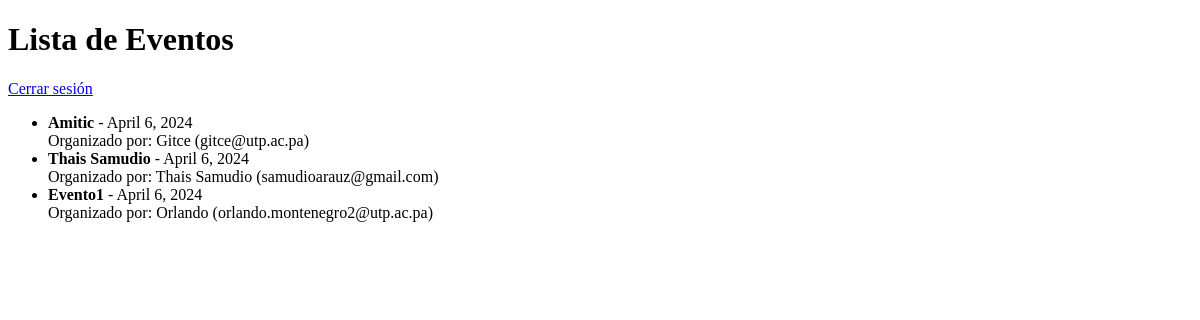
The app's page /eventos/, older data.
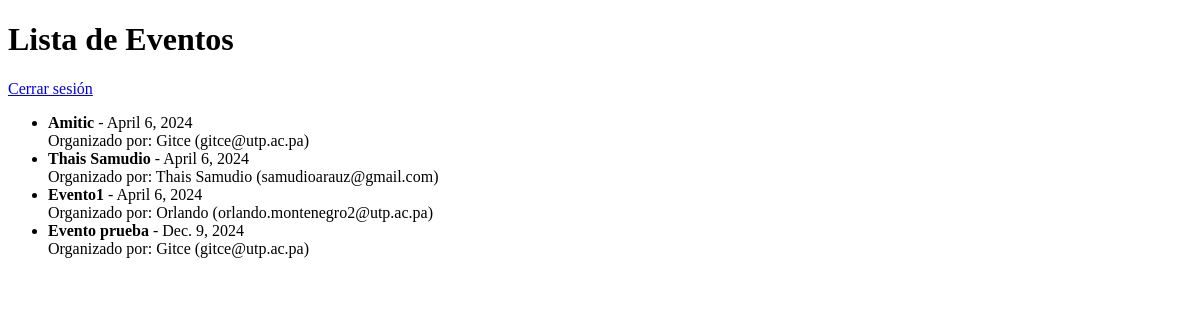
The same page, newer data.
### eventos/models.py (models this page shows, shortened)
class Evento(models.Model):
    titulo = models.CharField(max_length=200)
    descripcion = models.TextField(default = "")
    fecha = models.DateField()
    ubicacion = models.TextField(default="")
    organizador = models.ForeignKey(Organizador, on_delete=models.CASCADE, related_name='eventos')

class Organizador(models.Model):
    nombre = models.CharField(max_length=100)
    email = models.EmailField()

### eventos/views.py (the view)
# urls.py: path("",include("eventos.urls")),
def eventos(request):
    eventos = Evento.objects.all()
    return render(request, 'evento.list.html', {'eventos': eventos})

### eventos/templates/evento.list.html (shortened to what this page needs)
<!DOCTYPE html>
<html>
<head>
</head>
<body>
    <h1>Lista de Eventos</h1>
    <p><a href="{% url 'logout' %}">Cerrar sesión</a></p>
    <ul>
        {% for evento in eventos %}
            <li>
                <strong>{{ evento.titulo }}</strong> - {{ evento.fecha }}<br>
                Organizado por: {{ evento.organizador.nombre }} ({{ evento.organizador.email }})
            </li>
        {% endfor %}
    </ul>
</body>
</html>

Row changes from the older to the newer data that the page shows:
added Evento: titulo "Evento prueba", fecha "Dec. 9, 2024", organizador.nombre "Gitce", organizador.email "gitce@utp.ac.pa"
